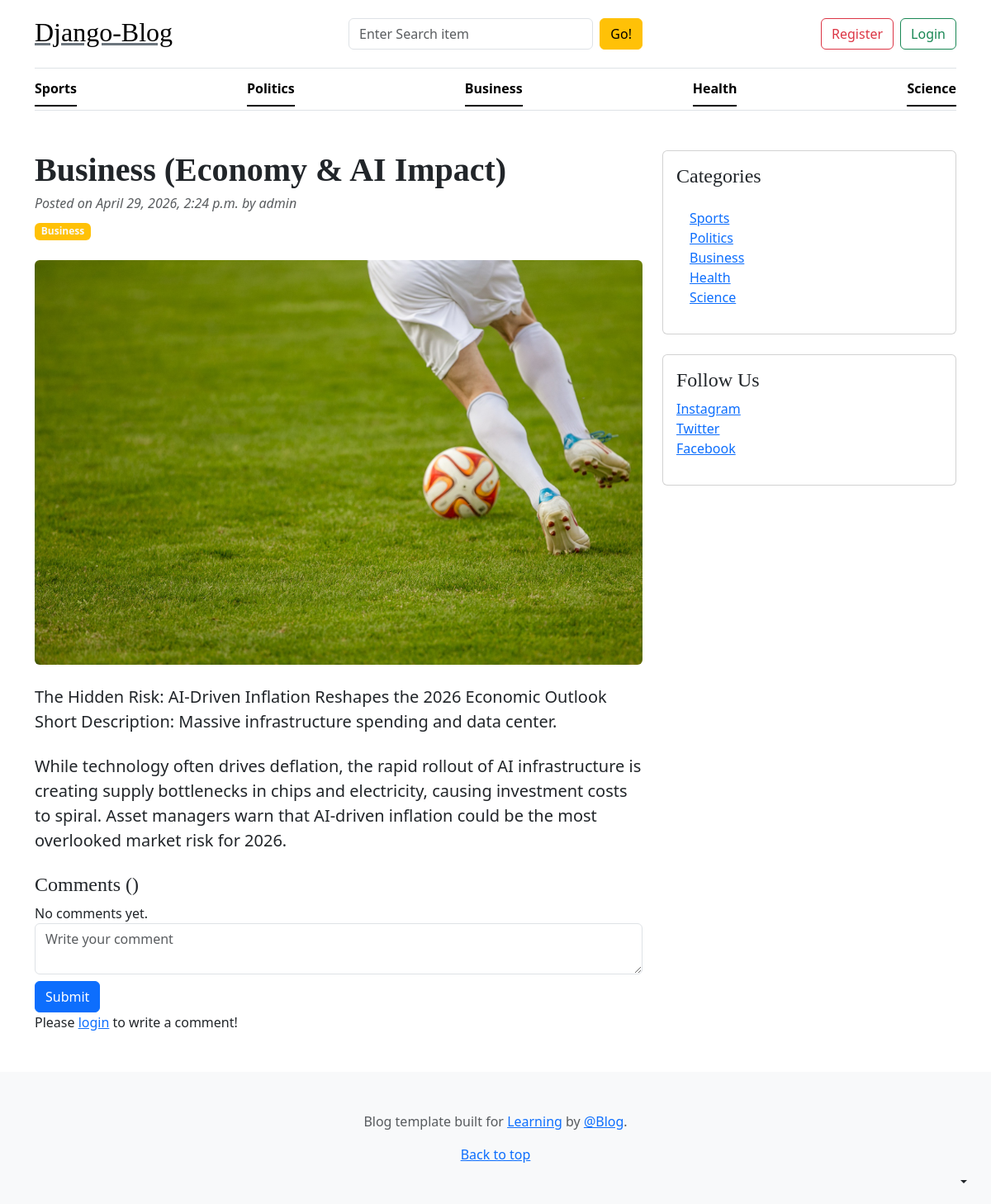
/business-economy-ai-impact/, run on the app's committed database.
### blogs_app/models.py (models this page shows)
class category(models.Model):
    category=models.CharField(max_length=50)
    created_at=models.DateTimeField(auto_now_add=True)
    updated_at=models.DateTimeField(auto_now=True)
    class Meta:
        verbose_name_plural='Categories'
    def __str__(self):
        return self.category

class Blog(models.Model):
    title=models.CharField(max_length=50)
    slug=models.SlugField(max_length=150,unique=True,blank=True)
    category_blog=models.ForeignKey(category,on_delete=models.CASCADE)
    author=models.ForeignKey(User,on_delete=models.CASCADE)
    feature_image=models.ImageField(upload_to='blog_images/',blank=True)
    short_description=models.TextField(max_length=150)
    blog_body=models.TextField()
    status=models.CharField(choices=status,default='draft')
    is_featured=models.BooleanField(default=False)
    created_at=models.DateTimeField(auto_now_add=True)
    updated_at=models.DateTimeField(auto_now=True)

### blogs_app/views.py (the view)
# urls.py: path('<slug:slug>/',blog_view.slug_blogs,name='slug_blogs'),
def slug_blogs(request,slug):
    slug_post=Blog.objects.get(slug=slug,status='published')
    return render(request,"slug_posts.html",{'slug':slug_post})

### blogs_app/context_processors.py (called while the page is built)
def get_category(request):
    categories=category.objects.all()
    return dict(categories=categories)

def get_social(request):
    social=Social.objects.all()
    return dict(social=social)

### templates/slug_posts.html (shortened to what this page needs)
{% extends 'base.html' %}
{% block content %}
<div class="container mt-5">
    <div class="row">
        <div class="col-lg-8">
            <article>
                <header class="mb-4">
                    <h1 class="fw-bolder mb-1">{{ slug.title }}</h1>
                    <div class="text-muted fst-italic mb-2">Posted on {{ slug.created_at }} by {{ slug.author }}</div>
                    <a class="badge bg-warning text-decoration-none text-light" href="#!">{{ slug.category_blog }}</a>
                </header>
                <figure class="mb-4"><img class="img-fluid rounded" src="{{ slug.feature_image.url }}" alt="..." /></figure>
                <section class="mb-5">
                    <p class="fs-5 mb-4">{{ slug.short_description }}</p>
                    <p class="fs-5 mb-4">{{ slug.blog_body }}</p>
                    <h4>Comments ({{ comment_count }})</h4>
                    {% if comments %}
                        {% for comment in comments %}
                            <div class="card mt-1">
                                <div class="card-body">
                                    <p class="card-text mb-0">{{ comment }}</p>
                                    <span>
                                        <small>By {{ comment.user }}</small>
                                        <small>| {{ comment.created_at | timesince }} ago</small>
                                    </span>
                                </div>
                            </div>
                        {% endfor %}
                    {% else %}
                    No comments yet.
                    {% endif %}
                    <br>
                    <div class="form-group">
                        <form action="" method="POST">
                            <div class="form-group">
                                <textarea name="comment" class="form-control" placeholder="Write your comment"></textarea>
                                <input type="submit" value="Submit" class="btn btn-primary mt-2">
                            </div>
                        </form>
                        <p>Please <span><a href=" ">login</a></span> to write a comment!</p>
                    </div>
                </section>
            </article>
        </div>
        <div class="col-lg-4">
            <div class="card mb-4 p-3">
                <h4 class="font-italic">Categories</h4>
                <div class="card-body">
                    <div class="row">
                        <div class="col-sm-6">
                            <ul class="list-unstyled mb-0">
                                {% for i in categories %}
                                <li><a href="{% url 'posts_category' i.id %}">{{i.category}} </a></li>
                                 {% endfor %}
                            </ul>
                        </div>
                    </div>
                </div>
            </div>
            <div class="card mb-4 p-3">
                <h4 class="font-italic">Follow Us</h4>
                <ol class="list-unstyled">
                    <li><a href=" " target="_blank">Instagram </a></li>
                    <li><a href=" " target="_blank">Twitter </a></li>
                    <li><a href=" " target="_blank">Facebook </a></li>
                </ol>
            </div>
        </div>
    </div>
</div>
{% endblock %}

### templates/base.html (shortened to what this page needs)
{% load static %}
<!DOCTYPE html>
<html lang="en">
<head>
    <link rel="stylesheet" href="https://cdn.jsdelivr.net/npm/bootstrap@5.3.8/dist/css/bootstrap.min.css">
    <link rel="stylesheet" href="/static/css/blog.css">
</head>
<body>
    <div
      class="dropdown position-fixed bottom-0 end-0 mb-3 me-3 bd-mode-toggle"
    >
      <button
        class="btn btn-bd-primary py-2 dropdown-toggle d-flex align-items-center"
        id="bd-theme"
        type="button"
        aria-expanded="false"
        data-bs-toggle="dropdown"
        aria-label="Toggle theme (auto)"
      >
      </button>
    </div>
    <div class="container">
      <header class="border-bottom lh-1 py-3">
        <div class="row flex-nowrap justify-content-between align-items-center">
          <div class="col-4 pt-1">
           <h2> <a class="link-secondary text-black" href="{% url 'home' %}">Django-Blog</a></h2>
          </div>
       <div class="col-12 col-md-4">
      <form action="{% url 'search' %}" method="get"
            class="d-flex flex-column flex-sm-row gap-2">
        <input
          type="text"
          name="keyword"
          id="keyword"
          placeholder="Enter Search item"
          class="form-control"
        >
        <button
          type="submit"
          class="btn btn-warning flex-shrink-0"
          id="button-search"
        >
          Go!
        </button>
      </form>
    </div>
    <div class="col-12 col-md-4">
      <div class="d-flex justify-content-center justify-content-md-end gap-2">
        <a class="btn btn-outline-danger" href="#">Register</a>
        <a class="btn btn-outline-success" href="#">Login</a>
      </div>
    </div>
        </div>
      </header>
      <div class="nav-scroller py-1 mb-3 border-bottom">
        <nav class="nav nav-underline justify-content-between">
          {% for i in categories %}
          <a class="nav-item nav-link link-body-emphasis active" href="{% url 'posts_category' i.id %}"
            >{{i.category}}</a>
           {% endfor %}
        </nav>
      </div>
    </div>
{% block content %}
{% endblock %}
    <footer class="py-5 text-center text-body-secondary bg-body-tertiary">
      <p>
        Blog template built for
        <a href="https://getbootstrap.com/">Learning</a> by
        <a href="https://x.com/mdo">@Blog</a>.
      </p>
      <p class="mb-0"><a href="#">Back to top</a></p>
    </footer>
</body>
</html>

### static/css/blog.css (style rules this page uses)
h1, h2, h3, h4, h5, h6 { font-family: "Playfair Display", Georgia, "Times New Roman", serif; }

### data on the page
category: category "Sports"
category: category "Politics"
category: category "Business"
category: category "Health"
category: category "Science"
Blog: title "Business (Economy & AI Impact)", created_at "April 29, 2026, 2:24 p.m.", author "admin", category_blog "Business", feature_image (picture), short_description "The Hidden Risk: AI-Driven Inflation Reshapes the 2026 Economic Outlook Short Description: Massive infrastructure spending and data center.", blog_body "While technology often drives deflation, the rapid rollout of AI infrastructure is creating supply bottlenecks in chips and electricity, causing investment costs to spiral. Asset managers warn that AI-driven inflation could be the most overlooked market risk for 2026."
